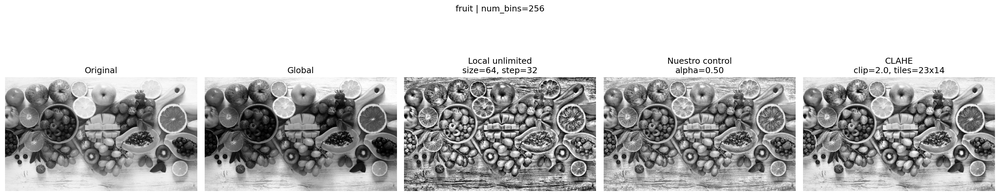
#> input picture results/pregunta2/clahe/main_comparison_fruit.png, 1000 x 196 px, shrunk from 2985 x 584 before the run, given in place of pregunta2.tif, which was not available
$ python test_p2_clahe.py
#> lines starting #> are read from the running program, lines starting #| are printed output that depends on the picture; pictures that were not available may be replaced by others from this repository, and a replacement may not be noted
### src/pregunta2.py
import numpy as np


def build_region_positions(
    image_length,
    region_size,
    region_step
):
    if image_length <= 0:
        raise ValueError("image_length debe ser positivo")

    if region_size <= 0:
        raise ValueError("region_size debe ser positivo")

    if region_step <= 0:
        raise ValueError("region_step debe ser positivo")

    if region_step > region_size:
        raise ValueError(
            "region_step no puede ser mayor que region_size"
        )

    effective_region_size = min(
        region_size,
        image_length
    )

    # una sola region cubre todo el eje
    if effective_region_size == image_length:
        return [0]

    last_position = (
        image_length
        - effective_region_size
    )

    positions = list(
        range(
            0,
            last_position + 1,
            region_step
        )
    )

    # ajustar la ultima region al borde
    if positions[-1] != last_position:
        positions.append(last_position)

    return positions


def build_region_grid(
    image_shape,
    region_size,
    region_step
):
    if len(image_shape) < 2:
        raise ValueError(
            "image_shape debe tener al menos dos dimensiones"
        )

    image_height = image_shape[0]
    image_width = image_shape[1]

    row_positions = build_region_positions(
        image_height,
        region_size,
        region_step
    )

    column_positions = build_region_positions(
        image_width,
        region_size,
        region_step
    )

    effective_region_height = min(
        region_size,
        image_height
    )

    effective_region_width = min(
        region_size,
        image_width
    )

    region_grid = []

    region_number = 0

    for region_row, top in enumerate(row_positions):

        bottom = (
            top
            + effective_region_height
        )

        for region_column, left in enumerate(
            column_positions
        ):

            right = (
                left
                + effective_region_width
            )

            center_y = (
                top
                + bottom
                - 1
            ) / 2.0

            center_x = (
                left
                + right
                - 1
            ) / 2.0

            region = {
                "number": region_number,
                "row": region_row,
                "column": region_column,
                "top": top,
                "bottom": bottom,
                "left": left,
                "right": right,
                "center_y": center_y,
                "center_x": center_x
            }

            region_grid.append(region)

            region_number += 1

    return region_grid


def compute_region_histogram(
    region,
    num_bins=256
):
    if num_bins <= 0:
        raise ValueError(
            "num_bins debe ser positivo"
        )

    histogram, bin_edges = np.histogram(
        region,
        bins=num_bins,
        range=(0, 256)
    )

    return histogram, bin_edges


def compute_region_cdf(histogram):
    cdf = np.cumsum(
        histogram
    )

    return cdf


def find_cdf_min(cdf):
    nonzero_values = cdf[
        cdf > 0
    ]

    if len(nonzero_values) == 0:
        return 0

    cdf_min = nonzero_values[0]

    return cdf_min


def intensity_to_bin(
    intensity,
    num_bins
):
    bin_index = (
        int(intensity)
        * num_bins
        // 256
    )

    bin_index = min(
        bin_index,
        num_bins - 1
    )

    return bin_index


def build_region_mapping(
    histogram,
    num_bins
):
    cdf = compute_region_cdf(
        histogram
    )

    num_pixels = int(
        cdf[-1]
    )

    cdf_min = find_cdf_min(
        cdf
    )

    mapping = np.arange(
        256,
        dtype=np.float64
    )

    # vacia
    if num_pixels == 0:
        return mapping

    denominator = (
        num_pixels
        - cdf_min
    )

    # un bin ocupado no puede ecualizar
    if denominator == 0:
        return mapping

    for intensity in range(256):

        bin_index = intensity_to_bin(
            intensity,
            num_bins
        )

        cdf_value = cdf[
            bin_index
        ]

        mapped_value = (
            (
                cdf_value
                - cdf_min
            )
            / denominator
            * 255.0
        )

        mapped_value = np.clip(
            mapped_value,
            0.0,
            255.0
        )

        mapping[
            intensity
        ] = mapped_value

    return mapping


def apply_contrast_control(
    region_mapping,
    contrast_strength
):
    if not 0.0 <= contrast_strength <= 1.0:
        raise ValueError(
            "contrast_strength debe estar entre 0 y 1"
        )

    identity_mapping = np.arange(
        256,
        dtype=np.float64
    )

    if contrast_strength == 0.0:
        return identity_mapping

    if contrast_strength == 1.0:
        return region_mapping.copy()

    # acercar el mapping a la identidad
    controlled_mapping = (
        identity_mapping
        + contrast_strength
        * (
            region_mapping
            - identity_mapping
        )
    )

    return controlled_mapping


def apply_intensity_mapping(
    image_gray,
    mapping
):
    mapped_image = mapping[
        image_gray
    ]

    mapped_image = np.rint(
        mapped_image
    )

    mapped_image = np.clip(
        mapped_image,
        0,
        255
    )

    mapped_image = mapped_image.astype(
        np.uint8
    )

    return mapped_image


def global_equalization_own(
    image_gray,
    num_bins=256
):
    histogram, _ = compute_region_histogram(
        image_gray,
        num_bins=num_bins
    )

    mapping = build_region_mapping(
        histogram,
        num_bins=num_bins
    )

    equalized_image = apply_intensity_mapping(
        image_gray,
        mapping
    )

    return equalized_image


def compute_region_weights(region):
    region_height = (
        region["bottom"]
        - region["top"]
    )

    region_width = (
        region["right"]
        - region["left"]
    )

    local_y = np.arange(
        region_height,
        dtype=np.float64
    )

    local_x = np.arange(
        region_width,
        dtype=np.float64
    )

    center_y = (
        region_height
        - 1
    ) / 2.0

    center_x = (
        region_width
        - 1
    ) / 2.0

    half_height = (
        region_height
        / 2.0
    )

    half_width = (
        region_width
        / 2.0
    )

    # mas peso cerca del centro
    weight_y = (
        1.0
        - np.abs(
            local_y
            - center_y
        )
        / half_height
    )

    weight_x = (
        1.0
        - np.abs(
            local_x
            - center_x
        )
        / half_width
    )

    weight_y = np.clip(
        weight_y,
        0.0,
        1.0
    )

    weight_x = np.clip(
        weight_x,
        0.0,
        1.0
    )

    region_weights = (
        weight_y[:, None]
        * weight_x[None, :]
    )

    return region_weights


def local_histogram_equalization(
    image_gray,
    region_size,
    region_step,
    num_bins=256,
    contrast_strength=1.0
):
    if image_gray.ndim != 2:
        raise ValueError(
            "image_gray debe ser una imagen 2D"
        )

    if image_gray.dtype != np.uint8:
        raise ValueError(
            "image_gray debe tener dtype uint8"
        )

    if not 0.0 <= contrast_strength <= 1.0:
        raise ValueError(
            "contrast_strength debe estar entre 0 y 1"
        )

    region_grid = build_region_grid(
        image_shape=image_gray.shape,
        region_size=region_size,
        region_step=region_step
    )

    accumulated_values = np.zeros(
        image_gray.shape,
        dtype=np.float64
    )

    accumulated_weights = np.zeros(
        image_gray.shape,
        dtype=np.float64
    )

    for region in region_grid:

        top = region["top"]
        bottom = region["bottom"]
        left = region["left"]
        right = region["right"]

        region_image = image_gray[
            top:bottom,
            left:right
        ]

        histogram, _ = (
            compute_region_histogram(
                region_image,
                num_bins=num_bins
            )
        )

        region_mapping = build_region_mapping(
            histogram,
            num_bins=num_bins
        )

        controlled_mapping = (
            apply_contrast_control(
                region_mapping,
                contrast_strength
            )
        )

        mapped_region = controlled_mapping[
            region_image
        ]

        region_weights = (
            compute_region_weights(
                region
            )
        )

        # acumular las regiones que se solapan
        accumulated_values[
            top:bottom,
            left:right
        ] += (
            mapped_region
            * region_weights
        )

        accumulated_weights[
            top:bottom,
            left:right
        ] += region_weights

    if np.any(
        accumulated_weights <= 0
    ):
        raise RuntimeError(
            "hay pixels sin peso acumulado"
        )

    output_image = (
        accumulated_values
        / accumulated_weights
    )

    output_image = np.rint(
        output_image
    )

    output_image = np.clip(
        output_image,
        0,
        255
    )

    output_image = output_image.astype(
        np.uint8
    )

    return output_image

### experiments/test_p2_clahe.py
from pathlib import Path

import cv2
import matplotlib.pyplot as plt
import numpy as np

from src.pregunta2 import (
    global_equalization_own,
    local_histogram_equalization
)


def mean_absolute_difference(
    image_a,
    image_b
):
    difference = np.abs(
        image_a.astype(np.int16)
        - image_b.astype(np.int16)
    )

    return difference.mean()


def run_main_comparison(
    image_path,
    image_name,
    output_directory
):
    image_gray = cv2.imread(
        str(image_path),
        cv2.IMREAD_GRAYSCALE
    )

    if image_gray is None:
        raise FileNotFoundError(
            f"No se pudo leer: {image_path}"
        )

    region_size = 64
    region_step = 32
    num_bins = 256
    contrast_strength = 0.50

    clahe_clip_limit = 2.0

    image_height = image_gray.shape[0]
    image_width = image_gray.shape[1]

    # buscar tiles de tamano parecido a regiones
    clahe_tiles_x = max(
        1,
        round(
            image_width
            / region_size
        )
    )

    clahe_tiles_y = max(
        1,
        round(
            image_height
            / region_size
        )
    )

    global_equalized = (
        global_equalization_own(
            image_gray,
            num_bins=num_bins
        )
    )

    local_unlimited = (
        local_histogram_equalization(
            image_gray,
            region_size=region_size,
            region_step=region_step,
            num_bins=num_bins,
            contrast_strength=1.0
        )
    )

    local_controlled = (
        local_histogram_equalization(
            image_gray,
            region_size=region_size,
            region_step=region_step,
            num_bins=num_bins,
            contrast_strength=contrast_strength
        )
    )

    # CLAHE solo como referencia
    clahe = cv2.createCLAHE(
        clipLimit=clahe_clip_limit,
        tileGridSize=(
            clahe_tiles_x,
            clahe_tiles_y
        )
    )

    clahe_image = clahe.apply(
        image_gray
    )

    global_difference = (
        mean_absolute_difference(
            global_equalized,
            image_gray
        )
    )

    unlimited_difference = (
        mean_absolute_difference(
            local_unlimited,
            image_gray
        )
    )

    controlled_difference = (
        mean_absolute_difference(
            local_controlled,
            image_gray
        )
    )

    clahe_difference = (
        mean_absolute_difference(
            clahe_image,
            image_gray
        )
    )

    approximate_tile_width = (
        image_width
        / clahe_tiles_x
    )

    approximate_tile_height = (
        image_height
        / clahe_tiles_y
    )

    print()
    print("----------------------------------------")
    print(
        f"Comparacion principal: {image_name}"
    )
    print("----------------------------------------")

    print(
        "Image shape:",
        image_gray.shape
    )

    print()
    print("Nuestro metodo")
    print(
        "region_size:",
        region_size
    )
    print(
        "region_step:",
        region_step
    )
    print(
        "num_bins:",
        num_bins
    )
    print(
        "contrast_strength:",
        contrast_strength
    )

    print()
    print("CLAHE")
    print(
        "clipLimit:",
        clahe_clip_limit
    )
    print(
        "tileGridSize:",
        (
            clahe_tiles_x,
            clahe_tiles_y
        )
    )
    print(
        "Approximate tile size:",
        (
            f"{approximate_tile_width:.1f}",
            f"{approximate_tile_height:.1f}"
        )
    )

    print()
    print("Mean difference from original")
    print(
        "Global:",
        f"{global_difference:.3f}"
    )
    print(
        "Local unlimited:",
        f"{unlimited_difference:.3f}"
    )
    print(
        "Our controlled:",
        f"{controlled_difference:.3f}"
    )
    print(
        "CLAHE:",
        f"{clahe_difference:.3f}"
    )

    images = [
        image_gray,
        global_equalized,
        local_unlimited,
        local_controlled,
        clahe_image
    ]

    titles = [
        "Original",
        "Global",
        (
            "Local unlimited\n"
            f"size={region_size}, "
            f"step={region_step}"
        ),
        (
            "Nuestro control\n"
            f"alpha={contrast_strength:.2f}"
        ),
        (
            "CLAHE\n"
            f"clip={clahe_clip_limit}, "
            f"tiles={clahe_tiles_x}x"
            f"{clahe_tiles_y}"
        )
    ]

    figure, axes = plt.subplots(
        1,
        5,
        figsize=(20, 5)
    )

    for axis, image, title in zip(
        axes,
        images,
        titles
    ):
        axis.imshow(
            image,
            cmap="gray",
            vmin=0,
            vmax=255
        )

        axis.set_title(
            title
        )

        axis.axis("off")

    figure.suptitle(
        (
            f"{image_name} | "
            f"num_bins={num_bins}"
        )
    )

    figure.tight_layout()

    output_path = (
        output_directory
        / f"main_comparison_{image_name}.png"
    )

    figure.savefig(
        output_path,
        dpi=150,
        bbox_inches="tight"
    )

    plt.close(figure)

    print(
        "Resultado guardado en:",
        output_path
    )


def main():
    project_directory = (
        Path(__file__)
        .resolve()
        .parents[1]
    )

    output_directory = (
        project_directory
        / "results"
        / "pregunta2"
        / "clahe"
    )

    output_directory.mkdir(
        parents=True,
        exist_ok=True
    )

    image_configurations = [
        {
            "name": "profesor",
            "path": (
                project_directory
                / "images"
                / "profesor"
                / "pregunta2.tif"
            )
        },
        {
            "name": "fruit",
            "path": (
                project_directory
                / "images"
                / "propias"
                / "fruit.jpg"
            )
        }
    ]

    for current_image in image_configurations:

        run_main_comparison(
            image_path=current_image[
                "path"
            ],
            image_name=current_image[
                "name"
            ],
            output_directory=output_directory
        )
#> in run_main_comparison, image_gray is the input picture: shape (196, 1000); min 0, max 255, mean 190.2
#> in compute_region_histogram, `histogram, bin_edges = np.histogram( region, bins=num_bins, range=(0, ..`: histogram = 256 values, max 80473 at index 255, min 63 at index 2, mean 765.6; bin_edges = 257 values from 0 to 256
#> in compute_region_cdf, `cdf = np.cumsum( histogram )`: cdf = 256 values from 120 to 196000
#> in build_region_mapping, `num_pixels = int( cdf[-1] )`: num_pixels = 196000
#> in find_cdf_min, `nonzero_values = cdf[ cdf > 0 ]`: nonzero_values = 256 values from 120 to 196000
#> in find_cdf_min, `cdf_min = nonzero_values[0]`: cdf_min = 120
#> in build_region_mapping, `denominator = ( num_pixels - cdf_min )`: denominator = 195880
#> the loop in build_region_mapping, `for intensity in range(256): ` made 256 passes
#> (cdf_value, mapped_value) on passes 1 to 3: (120, 0), (190, 0.0911), (253, 0.173)
#> after the loop in build_region_mapping, `for intensity in range(256):`: mapping = 256 values from 0 to 255
#> in apply_intensity_mapping, `mapped_image = mapping[ image_gray ]`:
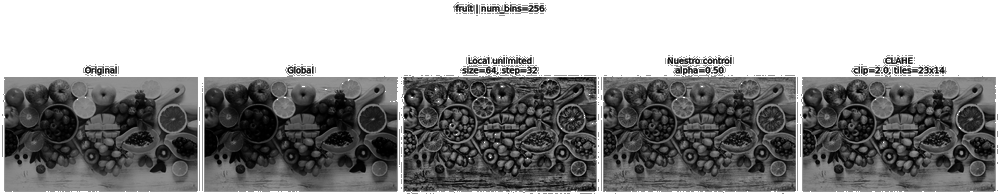
#> mapped_image: shape (196, 1000) float64; min 0, max 255, mean 149.1
#> the loop in local_histogram_equalization, `for region in region_grid: ` made 186 passes
#> denominator in build_region_mapping on passes 1 to 3: 0, 0, 0
#> after the loop in local_histogram_equalization, `for region in region_grid:`:
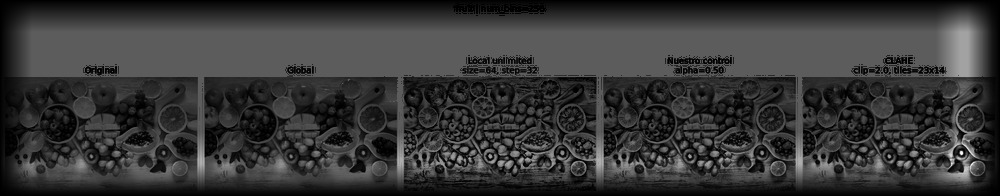
#> accumulated_values: shape (196, 1000) float64; min 0, max 701.5, mean 152; drawn with min black and max white
#> after the loop in local_histogram_equalization, `for region in region_grid:`:
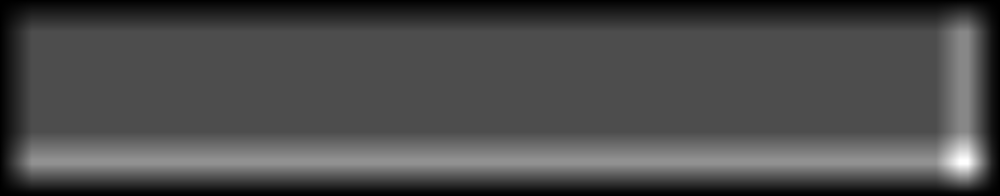
#> accumulated_weights: shape (196, 1000) float64; min 0.000244, max 3.28, mean 0.972; drawn with min black and max white
#> after the loop in local_histogram_equalization, `for region in region_grid:`:
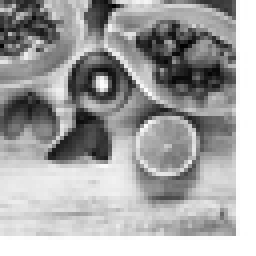
#> region_image: shape (64, 64) (shown 4 times larger); min 1, max 255, mean 164.3
#> in mean_absolute_difference, `difference = np.abs( image_a.astype(np.int16) - image_b.astype(np.int1..`:
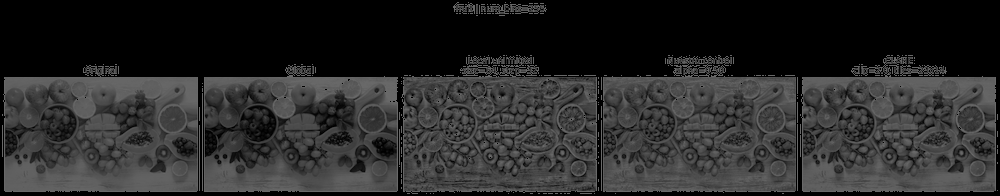
#> difference: shape (196, 1000) int16; min 0, max 105, mean 41
#> in mean_absolute_difference (call 3), `difference = np.abs( image_a.astype(np.int16) - image_b.astype(np.int1..`:
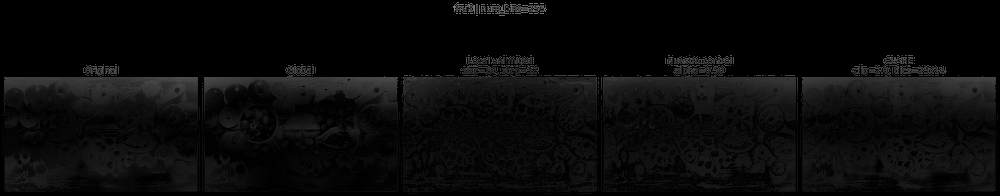
#> difference: shape (196, 1000) int16; min 0, max 118, mean 10
#> in mean_absolute_difference (call 4), `difference = np.abs( image_a.astype(np.int16) - image_b.astype(np.int1..`:
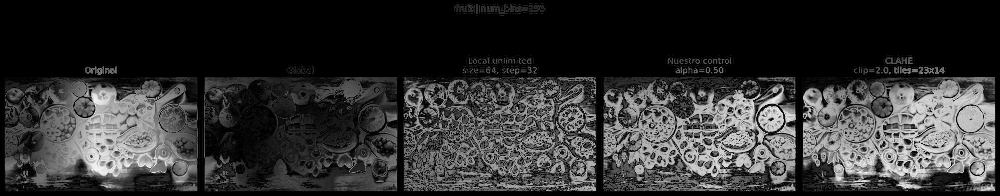
#> difference: shape (196, 1000) int16; min 0, max 44, mean 8.6; drawn with min black and max white
#| Image shape: (196, 1000)
#| tileGridSize: (16, 3)
#| Approximate tile size: ('62.5', '65.3')
#| Global: 41.049
#| Local unlimited: 20.062
#| Our controlled: 10.028
#| CLAHE: 8.646
#> the loop in run_main_comparison, `for axis, image, title in zip( axes, images, titles ):` made 5 passes
#> title on passes 1 to 2: 'Original', 'Global'
#> pass 2 of the loop in main, `for current_image in image_configurations:`:
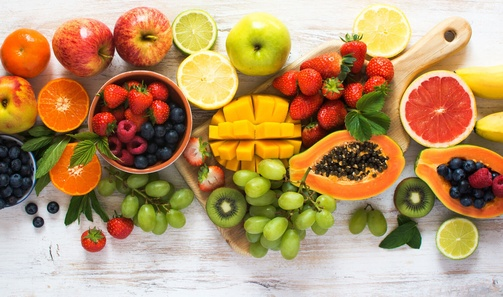
#> input picture images/propias/fruit.jpg, 503 x 297 px, shrunk from 1500 x 888 before the run
#> image_gray: shape (297, 503)
#> after the loop in local_histogram_equalization (call 4), `for region in region_grid:`:
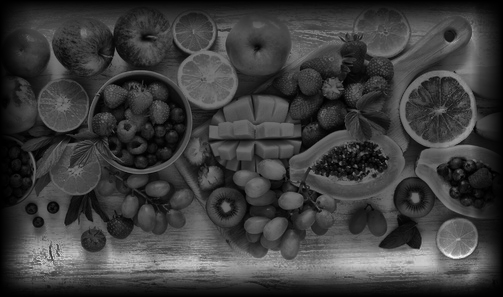
#> accumulated_values: shape (297, 503) float64; min 0, max 532.5, mean 128.2; drawn with min black and max white
#> clahe_image: shape (297, 503)
#> difference: shape (297, 503) int16
#> in mean_absolute_difference (call 6), `difference = np.abs( image_a.astype(np.int16) - image_b.astype(np.int1..`:
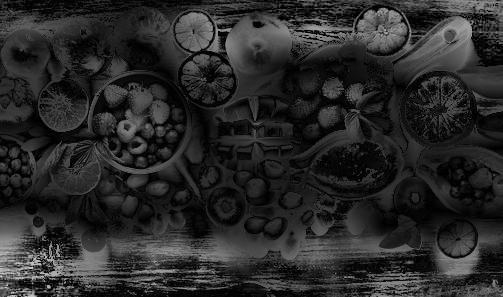
#> difference: shape (297, 503) int16; min 0, max 201, mean 41.3
#| Image shape: (297, 503)
#| tileGridSize: (8, 5)
#| Approximate tile size: ('62.9', '59.4')
#| Global: 26.325
#| Local unlimited: 41.305
#| Our controlled: 20.652
#| CLAHE: 18.621
#> the loop in run_main_comparison (call 2), `for axis, image, title in zip( axes, images, titles ):` made 5 passes

    print()
    print("----------------------------------------")
    print(
        "Comparaciones principales "
        "terminadas correctamente."
    )
    print("----------------------------------------")


if __name__ == "__main__":
    main()
